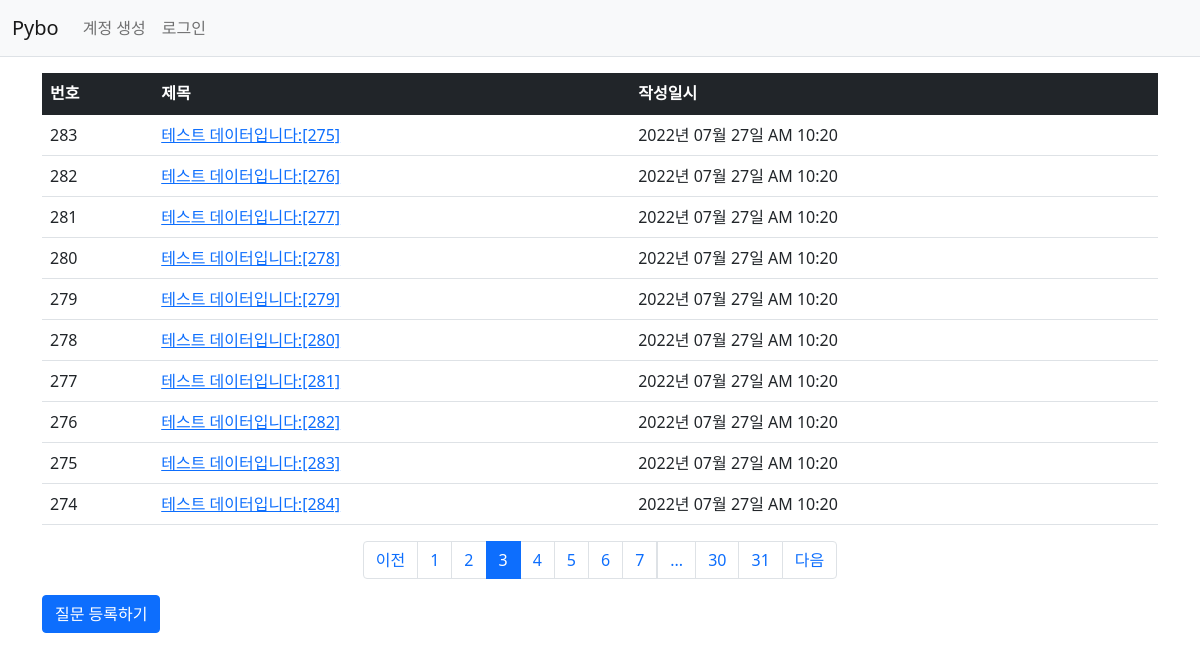
Screenshot of /question/list/?page=3 with the database file from the repository.
### app/models.py (models this page shows)
class Question(db.Model):
    id = db.Column(db.Integer, primary_key=True)
    subject = db.Column(db.String(200), nullable=False)
    content = db.Column(db.Text(), nullable=False)
    create_date = db.Column(db.DateTime(), nullable=False)

### app/views/question_views.py (the view)
@bp.route('/list/')
def _list():
    page = request.args.get('page', type=int, default=1) # GET 방식으로 요청한 URL에서 page 값 가져오기
    question_list = Question.query.order_by(Question.create_date.desc())
    question_list = question_list.paginate(page, per_page=10) # 페이징 적용
    return render_template('question/question_list.html', question_list=question_list)

### app/filter.py (called while the page is built)
def format_datetime(value, fmt='%Y년 %m월 %d일 %p %I:%M'):
    return value.strftime(fmt)

### app/views/auth_views.py (called while the page is built)
@bp.before_app_request
def load_logged_in_user():
    user_id = session.get('user_id')
    if user_id is None:
        g.user = None
    else:
        g.user = User.query.get(user_id)

### app/templates/question/question_list.html (shortened to what this page needs)
{% extends 'base.html' %}
{% block content %}
<div class="container my-3">
    <table class="table">
        <thead>
        <tr class="table-dark">
            <th>번호</th>
            <th>제목</th>
            <th>작성일시</th>
        </tr>
        </thead>
        <tbody>
        {% if question_list %}
        {% for question in question_list.items %}
        <tr>
            <td>{{ question_list.total - ((question_list.page - 1) * question_list.per_page) - loop.index0 }}</td>
            <td>
                <a href="{{ url_for('question.detail', question_id=question.id) }}">{{ question.subject }}</a>
            </td>
            <td>{{ question.create_date|datetime }}</td>
        </tr>
        {% endfor %}
        {% else %}
        <tr>
            <td colspan="3">질문이 없습니다.</td>
        </tr>
        {% endif %}
        </tbody>
    </table>
    <ul class="pagination justify-content-center">
        {% if question_list.has_prev %}
        <li class="page-item">
            <a class="page-link" href="?page={{ question_list.prev_num }}">이전</a>
        </li>
        {% else %}
        <li class="page-item disabled">
            <a class="page-link" tabindex="-1" aria-disabled="true" href="javascript:void(0)">이전</a>
        </li>
        {% endif %}
        {% for page_num in question_list.iter_pages() %}
        {% if page_num %}
        {% if page_num != question_list.page %}
        <li class="page-item">
            <a class="page-link" href="?page={{ page_num }}">{{ page_num }}</a>
        </li>
        {% else %}
        <li class="page-item active" aria-current="page">
            <a class="page-link" href="javascript:void(0)">{{ page_num }}</a>
        </li>
        {% endif %}
        {% else %}
        <li class="disabled">
            <a class="page-link" href="javascript:void(0)">...</a>
        </li>
        {% endif %}
        {% endfor %}
        {% if question_list.has_next %}
        <li class="page-item">
            <a class="page-link" href="?page={{ question_list.next_num }}">다음</a>
        </li>
        {% else %}
        <li class="page-item disabled">
            <a class="page-link" tabindex="-1" aria-disabled="true" href="javascript:void(0)">다음</a>
        </li>
        {% endif %}
    </ul>
    <a href="{{ url_for('question.create') }}" class="btn btn-primary">질문 등록하기</a>
</div>
{% endblock %}

### rows the page displays
Question: total "283", subject "테스트 데이터입니다:[275]", create_date "2022년 07월 27일 AM 10:20"
Question: total "282", subject "테스트 데이터입니다:[276]", create_date "2022년 07월 27일 AM 10:20"
Question: total "281", subject "테스트 데이터입니다:[277]", create_date "2022년 07월 27일 AM 10:20"
Question: total "280", subject "테스트 데이터입니다:[278]", create_date "2022년 07월 27일 AM 10:20"
Question: total "279", subject "테스트 데이터입니다:[279]", create_date "2022년 07월 27일 AM 10:20"
Question: total "278", subject "테스트 데이터입니다:[280]", create_date "2022년 07월 27일 AM 10:20"
Question: total "277", subject "테스트 데이터입니다:[281]", create_date "2022년 07월 27일 AM 10:20"
Question: total "276", subject "테스트 데이터입니다:[282]", create_date "2022년 07월 27일 AM 10:20"
Question: total "275", subject "테스트 데이터입니다:[283]", create_date "2022년 07월 27일 AM 10:20"
Question: total "274", subject "테스트 데이터입니다:[284]", create_date "2022년 07월 27일 AM 10:20"

### other values shown
{{ page_num }} "1" "2" "4" "5" "6" "7" "30" "31"
{{ page_num }} "3"
